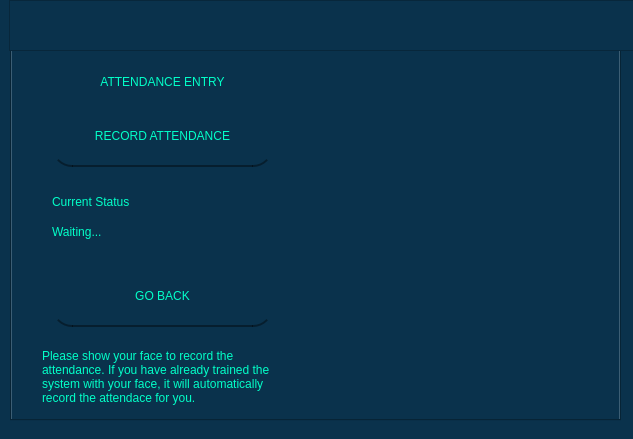
<?xml version="1.0" encoding="UTF-8"?>
<ui version="4.0">
 <class>MainWindow</class>
 <widget class="QMainWindow" name="MainWindow">
  <property name="geometry">
   <rect>
    <x>0</x>
    <y>0</y>
    <width>633</width>
    <height>439</height>
   </rect>
  </property>
  <property name="windowTitle">
   <string>MainWindow</string>
  </property>
  <property name="styleSheet">
   <string notr="true">background-color: rgb(10, 50, 76);</string>
  </property>
  <widget class="QWidget" name="centralwidget">
   <widget class="QTabWidget" name="tabWidget">
    <property name="geometry">
     <rect>
      <x>10</x>
      <y>20</y>
      <width>611</width>
      <height>401</height>
     </rect>
    </property>
    <property name="currentIndex">
     <number>3</number>
    </property>
    <widget class="QWidget" name="tab">
     <attribute name="title">
      <string>Login</string>
     </attribute>
     <widget class="QLabel" name="label">
      <property name="geometry">
       <rect>
        <x>0</x>
        <y>0</y>
        <width>611</width>
        <height>381</height>
       </rect>
      </property>
      <property name="text">
       <string/>
      </property>
      <property name="pixmap">
       <pixmap>login.png</pixmap>
      </property>
      <property name="scaledContents">
       <bool>true</bool>
      </property>
     </widget>
     <widget class="QLabel" name="label_2">
      <property name="geometry">
       <rect>
        <x>20</x>
        <y>10</y>
        <width>281</width>
        <height>71</height>
       </rect>
      </property>
      <property name="styleSheet">
       <string notr="true">color: rgb(2, 255, 200);
background-color: rgba(255, 255, 255, 0);
font: 14pt &quot;Terminal&quot;;</string>
      </property>
      <property name="text">
       <string>Face Recognition Attendance Login System</string>
      </property>
      <property name="alignment">
       <set>Qt::AlignCenter</set>
      </property>
      <property name="wordWrap">
       <bool>true</bool>
      </property>
     </widget>
     <widget class="QPushButton" name="LOGINBUTTON">
      <property name="geometry">
       <rect>
        <x>30</x>
        <y>260</y>
        <width>111</width>
        <height>61</height>
       </rect>
      </property>
      <property name="styleSheet">
       <string notr="true">QPushButton#LOGINBUTTON{
border-bottom:2px solid rgba(0,0,0,100);
padding:10px;
font: 11pt &quot;MS Shell Dlg 2&quot;;
border-radius:20px;
font: 14pt &quot;Terminal&quot;;
color: rgb(2, 255, 200);
}

QPushButton#LOGINBUTTON:hover{
background-color: rgb(10,80,76);
color: rgb(2, 255, 200);
}</string>
      </property>
      <property name="text">
       <string>Login</string>
      </property>
     </widget>
     <widget class="QLabel" name="label_12">
      <property name="geometry">
       <rect>
        <x>40</x>
        <y>130</y>
        <width>241</width>
        <height>41</height>
       </rect>
      </property>
      <property name="styleSheet">
       <string notr="true">font: 14pt &quot;Terminal&quot;;
color: rgb(2, 255, 200);
background-color: rgba(255, 255, 255, 0);</string>
      </property>
      <property name="text">
       <string>Enter the password</string>
      </property>
     </widget>
     <widget class="QPushButton" name="CLOSE">
      <property name="geometry">
       <rect>
        <x>150</x>
        <y>260</y>
        <width>121</width>
        <height>61</height>
       </rect>
      </property>
      <property name="styleSheet">
       <string notr="true">QPushButton#CLOSE{
border-bottom:2px solid rgba(0,0,0,100);
padding:10px;
font: 11pt &quot;MS Shell Dlg 2&quot;;
border-radius:20px;
font: 14pt &quot;Terminal&quot;;
color: rgb(2, 255, 200);
}

QPushButton#CLOSE:hover{
background-color: rgb(10,80,76);
color: rgb(2, 255, 200);
}</string>
      </property>
      <property name="text">
       <string>Close</string>
      </property>
     </widget>
     <widget class="QLabel" name="LOGININFO">
      <property name="geometry">
       <rect>
        <x>40</x>
        <y>80</y>
        <width>241</width>
        <height>41</height>
       </rect>
      </property>
      <property name="styleSheet">
       <string notr="true">font: 14pt &quot;Terminal&quot;;
background-color: rgba(255, 255, 255, 0);
color: rgb(2, 255, 200);
</string>
      </property>
      <property name="text">
       <string/>
      </property>
     </widget>
     <widget class="QLineEdit" name="PASSWORD">
      <property name="geometry">
       <rect>
        <x>30</x>
        <y>180</y>
        <width>241</width>
        <height>61</height>
       </rect>
      </property>
      <property name="styleSheet">
       <string notr="true">QLineEdit#PASSWORD{
background-color: rgb(10, 50, 76);
border-bottom:2px solid rgba(0,0,0,100);
color:rgba(255,255,255,255);
padding:10px;
font: 11pt &quot;MS Shell Dlg 2&quot;;
border-radius:20px;

font: 14pt &quot;Terminal&quot;;
color: rgb(2, 255, 200);
}

QLineEdit#PASSWORD:hover{
color:rgb(20,255,200);
background-color: rgb(10, 60, 76);
}</string>
      </property>
      <property name="text">
       <string/>
      </property>
      <property name="echoMode">
       <enum>QLineEdit::Password</enum>
      </property>
     </widget>
    </widget>
    <widget class="QWidget" name="tab_2">
     <attribute name="title">
      <string>Mainform</string>
     </attribute>
     <widget class="QLabel" name="QLABEL2">
      <property name="geometry">
       <rect>
        <x>0</x>
        <y>0</y>
        <width>611</width>
        <height>381</height>
       </rect>
      </property>
      <property name="text">
       <string/>
      </property>
      <property name="pixmap">
       <pixmap>training.png</pixmap>
      </property>
      <property name="scaledContents">
       <bool>true</bool>
      </property>
     </widget>
     <widget class="QPushButton" name="TRAINLINK1">
      <property name="geometry">
       <rect>
        <x>50</x>
        <y>50</y>
        <width>191</width>
        <height>51</height>
       </rect>
      </property>
      <property name="styleSheet">
       <string notr="true">QPushButton#TRAINLINK1{
border-bottom:2px solid rgba(0,0,0,100);
padding:10px;
font: 11pt &quot;MS Shell Dlg 2&quot;;
border-radius:20px;
font: 14pt &quot;Terminal&quot;;
color: rgb(2, 255, 200);
}

QPushButton#TRAINLINK1:hover{
background-color: rgb(10,80,76);
color: rgb(2, 255, 200);
}</string>
      </property>
      <property name="text">
       <string>TRAIN USER</string>
      </property>
     </widget>
     <widget class="QPushButton" name="REPORTSLINK1">
      <property name="geometry">
       <rect>
        <x>50</x>
        <y>200</y>
        <width>191</width>
        <height>51</height>
       </rect>
      </property>
      <property name="styleSheet">
       <string notr="true">QPushButton#REPORTSLINK1{
border-bottom:2px solid rgba(0,0,0,100);
padding:10px;
font: 11pt &quot;MS Shell Dlg 2&quot;;
border-radius:20px;
font: 14pt &quot;Terminal&quot;;
color: rgb(2, 255, 200);
}

QPushButton#REPORTSLINK1:hover{
background-color: rgb(10,80,76);
color: rgb(2, 255, 200);
}</string>
      </property>
      <property name="text">
       <string>REPORTS</string>
      </property>
     </widget>
     <widget class="QPushButton" name="ATTLINK1">
      <property name="geometry">
       <rect>
        <x>50</x>
        <y>120</y>
        <width>191</width>
        <height>51</height>
       </rect>
      </property>
      <property name="styleSheet">
       <string notr="true">QPushButton#ATTLINK1{
border-bottom:2px solid rgba(0,0,0,100);
padding:10px;
font: 11pt &quot;MS Shell Dlg 2&quot;;
border-radius:20px;
font: 14pt &quot;Terminal&quot;;
color: rgb(2, 255, 200);
}

QPushButton#ATTLINK1:hover{
background-color: rgb(10,80,76);
color: rgb(2, 255, 200);
}</string>
      </property>
      <property name="text">
       <string>ATTENDANCE ENTRY</string>
      </property>
     </widget>
     <widget class="QPushButton" name="LOGOUTBUTTON">
      <property name="geometry">
       <rect>
        <x>50</x>
        <y>270</y>
        <width>191</width>
        <height>51</height>
       </rect>
      </property>
      <property name="styleSheet">
       <string notr="true">QPushButton#LOGOUTBUTTON{
border-bottom:2px solid rgba(0,0,0,100);
padding:10px;
font: 11pt &quot;MS Shell Dlg 2&quot;;
border-radius:20px;
font: 14pt &quot;Terminal&quot;;
color: rgb(2, 255, 200);
}

QPushButton#LOGOUTBUTTON:hover{
background-color: rgb(10,80,76);
color: rgb(2, 255, 200);
}</string>
      </property>
      <property name="text">
       <string>LOGOUT</string>
      </property>
     </widget>
    </widget>
    <widget class="QWidget" name="tab_3">
     <attribute name="title">
      <string>Training</string>
     </attribute>
     <widget class="QLabel" name="QLABEL2_2">
      <property name="geometry">
       <rect>
        <x>0</x>
        <y>0</y>
        <width>611</width>
        <height>381</height>
       </rect>
      </property>
      <property name="text">
       <string/>
      </property>
      <property name="pixmap">
       <pixmap>mainform.png</pixmap>
      </property>
      <property name="scaledContents">
       <bool>true</bool>
      </property>
     </widget>
     <widget class="QLabel" name="label_3">
      <property name="geometry">
       <rect>
        <x>60</x>
        <y>20</y>
        <width>181</width>
        <height>31</height>
       </rect>
      </property>
      <property name="styleSheet">
       <string notr="true">color: rgb(2, 255, 200);
background-color: rgba(255, 255, 255, 0);
font: 14pt &quot;Terminal&quot;;</string>
      </property>
      <property name="text">
       <string>TRAINING PROCESS</string>
      </property>
      <property name="alignment">
       <set>Qt::AlignCenter</set>
      </property>
      <property name="wordWrap">
       <bool>true</bool>
      </property>
     </widget>
     <widget class="QLineEdit" name="traineeName">
      <property name="geometry">
       <rect>
        <x>30</x>
        <y>110</y>
        <width>241</width>
        <height>61</height>
       </rect>
      </property>
      <property name="styleSheet">
       <string notr="true">QLineEdit#traineeName{
background-color: rgb(10, 50, 76);
border-bottom:2px solid rgba(0,0,0,100);
color:rgba(255,255,255,255);
padding:10px;
font: 11pt &quot;MS Shell Dlg 2&quot;;
border-radius:20px;

font: 14pt &quot;Terminal&quot;;
color: rgb(2, 255, 200);
}

QLineEdit#traineeName:hover{
color:rgb(20,255,200);
background-color: rgb(10, 60, 76);
}</string>
      </property>
      <property name="text">
       <string/>
      </property>
      <property name="echoMode">
       <enum>QLineEdit::Normal</enum>
      </property>
     </widget>
     <widget class="QLabel" name="label_4">
      <property name="geometry">
       <rect>
        <x>30</x>
        <y>70</y>
        <width>211</width>
        <height>31</height>
       </rect>
      </property>
      <property name="styleSheet">
       <string notr="true">color: rgb(2, 255, 200);
background-color: rgba(255, 255, 255, 0);
font: 14pt &quot;Terminal&quot;;</string>
      </property>
      <property name="text">
       <string>Enter the person name</string>
      </property>
      <property name="alignment">
       <set>Qt::AlignCenter</set>
      </property>
      <property name="wordWrap">
       <bool>true</bool>
      </property>
     </widget>
     <widget class="QLabel" name="label_5">
      <property name="geometry">
       <rect>
        <x>30</x>
        <y>180</y>
        <width>241</width>
        <height>41</height>
       </rect>
      </property>
      <property name="styleSheet">
       <string notr="true">color: rgb(2, 255, 200);
background-color: rgba(255, 255, 255, 0);
font: 14pt &quot;Terminal&quot;;</string>
      </property>
      <property name="text">
       <string>Training capture counts</string>
      </property>
      <property name="alignment">
       <set>Qt::AlignLeading|Qt::AlignLeft|Qt::AlignVCenter</set>
      </property>
      <property name="wordWrap">
       <bool>true</bool>
      </property>
     </widget>
     <widget class="QLineEdit" name="trainingCount">
      <property name="geometry">
       <rect>
        <x>30</x>
        <y>220</y>
        <width>241</width>
        <height>61</height>
       </rect>
      </property>
      <property name="styleSheet">
       <string notr="true">QLineEdit#trainingCount{
background-color: rgb(10, 50, 76);
border-bottom:2px solid rgba(0,0,0,100);
color:rgba(255,255,255,255);
padding:10px;
font: 11pt &quot;MS Shell Dlg 2&quot;;
border-radius:20px;

font: 14pt &quot;Terminal&quot;;
color: rgb(2, 255, 200);
}

QLineEdit#trainingCount:hover{
color:rgb(20,255,200);
background-color: rgb(10, 60, 76);
}</string>
      </property>
      <property name="text">
       <string>100</string>
      </property>
      <property name="echoMode">
       <enum>QLineEdit::Normal</enum>
      </property>
     </widget>
     <widget class="QPushButton" name="TRAININGBUTTON">
      <property name="geometry">
       <rect>
        <x>30</x>
        <y>300</y>
        <width>111</width>
        <height>61</height>
       </rect>
      </property>
      <property name="styleSheet">
       <string notr="true">QPushButton#TRAININGBUTTON{
border-bottom:2px solid rgba(0,0,0,100);
padding:10px;
font: 11pt &quot;MS Shell Dlg 2&quot;;
border-radius:20px;
font: 14pt &quot;Terminal&quot;;
color: rgb(2, 255, 200);
}

QPushButton#TRAININGBUTTON:hover{
background-color: rgb(10,80,76);
color: rgb(2, 255, 200);
}</string>
      </property>
      <property name="text">
       <string>TRAIN</string>
      </property>
     </widget>
     <widget class="QPushButton" name="TRAININGBACK">
      <property name="geometry">
       <rect>
        <x>160</x>
        <y>300</y>
        <width>111</width>
        <height>61</height>
       </rect>
      </property>
      <property name="styleSheet">
       <string notr="true">QPushButton#TRAININGBACK{
border-bottom:2px solid rgba(0,0,0,100);
padding:10px;
font: 11pt &quot;MS Shell Dlg 2&quot;;
border-radius:20px;
font: 14pt &quot;Terminal&quot;;
color: rgb(2, 255, 200);
}

QPushButton#TRAININGBACK:hover{
background-color: rgb(10,80,76);
color: rgb(2, 255, 200);
}</string>
      </property>
      <property name="text">
       <string>GO BACK</string>
      </property>
     </widget>
    </widget>
    <widget class="QWidget" name="tab_4">
     <attribute name="title">
      <string>Face Recognition</string>
     </attribute>
     <widget class="QLabel" name="QLABEL2_3">
      <property name="geometry">
       <rect>
        <x>0</x>
        <y>10</y>
        <width>601</width>
        <height>371</height>
       </rect>
      </property>
      <property name="text">
       <string/>
      </property>
      <property name="pixmap">
       <pixmap>facereco.png</pixmap>
      </property>
      <property name="scaledContents">
       <bool>true</bool>
      </property>
     </widget>
     <widget class="QLabel" name="label_6">
      <property name="geometry">
       <rect>
        <x>60</x>
        <y>20</y>
        <width>181</width>
        <height>31</height>
       </rect>
      </property>
      <property name="styleSheet">
       <string notr="true">color: rgb(2, 255, 200);
background-color: rgba(255, 255, 255, 0);
font: 14pt &quot;Terminal&quot;;</string>
      </property>
      <property name="text">
       <string>ATTENDANCE ENTRY</string>
      </property>
      <property name="alignment">
       <set>Qt::AlignCenter</set>
      </property>
      <property name="wordWrap">
       <bool>true</bool>
      </property>
     </widget>
     <widget class="QPushButton" name="RECORD">
      <property name="geometry">
       <rect>
        <x>40</x>
        <y>60</y>
        <width>221</width>
        <height>61</height>
       </rect>
      </property>
      <property name="styleSheet">
       <string notr="true">QPushButton#RECORD{
border-bottom:2px solid rgba(0,0,0,100);
padding:10px;
font: 11pt &quot;MS Shell Dlg 2&quot;;
border-radius:20px;
font: 14pt &quot;Terminal&quot;;
color: rgb(2, 255, 200);
}

QPushButton#RECORD:hover{
background-color: rgb(10,80,76);
color: rgb(2, 255, 200);
}</string>
      </property>
      <property name="text">
       <string>RECORD ATTENDANCE</string>
      </property>
     </widget>
     <widget class="QLabel" name="label_7">
      <property name="geometry">
       <rect>
        <x>40</x>
        <y>140</y>
        <width>181</width>
        <height>31</height>
       </rect>
      </property>
      <property name="styleSheet">
       <string notr="true">color: rgb(2, 255, 200);
background-color: rgba(255, 255, 255, 0);
font: 14pt &quot;Terminal&quot;;</string>
      </property>
      <property name="text">
       <string>Current Status</string>
      </property>
      <property name="alignment">
       <set>Qt::AlignLeading|Qt::AlignLeft|Qt::AlignVCenter</set>
      </property>
      <property name="wordWrap">
       <bool>true</bool>
      </property>
     </widget>
     <widget class="QLabel" name="currentprocess">
      <property name="geometry">
       <rect>
        <x>40</x>
        <y>170</y>
        <width>181</width>
        <height>31</height>
       </rect>
      </property>
      <property name="styleSheet">
       <string notr="true">color: rgb(2, 255, 200);
background-color: rgba(255, 255, 255, 0);
font: 14pt &quot;Terminal&quot;;</string>
      </property>
      <property name="text">
       <string>Waiting...</string>
      </property>
      <property name="alignment">
       <set>Qt::AlignLeading|Qt::AlignLeft|Qt::AlignVCenter</set>
      </property>
      <property name="wordWrap">
       <bool>true</bool>
      </property>
     </widget>
     <widget class="QPushButton" name="ATTENDANCEBACK">
      <property name="geometry">
       <rect>
        <x>40</x>
        <y>220</y>
        <width>221</width>
        <height>61</height>
       </rect>
      </property>
      <property name="styleSheet">
       <string notr="true">QPushButton#ATTENDANCEBACK{
border-bottom:2px solid rgba(0,0,0,100);
padding:10px;
font: 11pt &quot;MS Shell Dlg 2&quot;;
border-radius:20px;
font: 14pt &quot;Terminal&quot;;
color: rgb(2, 255, 200);
}

QPushButton#ATTENDANCEBACK:hover{
background-color: rgb(10,80,76);
color: rgb(2, 255, 200);
}</string>
      </property>
      <property name="text">
       <string>GO BACK</string>
      </property>
     </widget>
     <widget class="QLabel" name="currentprocess_2">
      <property name="geometry">
       <rect>
        <x>30</x>
        <y>300</y>
        <width>241</width>
        <height>61</height>
       </rect>
      </property>
      <property name="styleSheet">
       <string notr="true">color: rgb(2, 255, 200);
background-color: rgba(255, 255, 255, 0);
font: 7pt &quot;Terminal&quot;;</string>
      </property>
      <property name="text">
       <string>Please show your face to record the attendance. If you have already trained the system with your face, it will automatically record the attendace for you.</string>
      </property>
      <property name="alignment">
       <set>Qt::AlignLeading|Qt::AlignLeft|Qt::AlignVCenter</set>
      </property>
      <property name="wordWrap">
       <bool>true</bool>
      </property>
     </widget>
    </widget>
    <widget class="QWidget" name="tab_5">
     <attribute name="title">
      <string>Reports</string>
     </attribute>
     <widget class="QLabel" name="label_14">
      <property name="geometry">
       <rect>
        <x>0</x>
        <y>0</y>
        <width>601</width>
        <height>371</height>
       </rect>
      </property>
      <property name="text">
       <string/>
      </property>
      <property name="pixmap">
       <pixmap>reports.png</pixmap>
      </property>
      <property name="scaledContents">
       <bool>true</bool>
      </property>
     </widget>
     <widget class="QLabel" name="label_8">
      <property name="geometry">
       <rect>
        <x>390</x>
        <y>30</y>
        <width>171</width>
        <height>41</height>
       </rect>
      </property>
      <property name="styleSheet">
       <string notr="true">font: 14pt &quot;Terminal&quot;;
background-color: rgba(255, 255, 255, 0);
color: rgb(2, 255, 200);
</string>
      </property>
      <property name="text">
       <string>ATTENDANCE REPORT</string>
      </property>
     </widget>
     <widget class="QLabel" name="label_9">
      <property name="geometry">
       <rect>
        <x>380</x>
        <y>80</y>
        <width>91</width>
        <height>21</height>
       </rect>
      </property>
      <property name="styleSheet">
       <string notr="true">font: 10pt &quot;Terminal&quot;;
background-color: rgba(255, 255, 255, 0);
color: rgb(2, 255, 200);
</string>
      </property>
      <property name="text">
       <string>Select Date</string>
      </property>
     </widget>
     <widget class="QDateEdit" name="dateEdit">
      <property name="geometry">
       <rect>
        <x>490</x>
        <y>80</y>
        <width>81</width>
        <height>22</height>
       </rect>
      </property>
      <property name="styleSheet">
       <string notr="true">background-color: rgb(0, 0, 0);
color: rgb(255, 255, 255);</string>
      </property>
      <property name="calendarPopup">
       <bool>true</bool>
      </property>
     </widget>
     <widget class="QPushButton" name="REPORTSBACK">
      <property name="geometry">
       <rect>
        <x>390</x>
        <y>300</y>
        <width>181</width>
        <height>51</height>
       </rect>
      </property>
      <property name="styleSheet">
       <string notr="true">QPushButton#REPORTSBACK{
border-bottom:2px solid rgba(0,0,0,100);
padding:10px;
font: 11pt &quot;MS Shell Dlg 2&quot;;
border-radius:20px;
font: 14pt &quot;Terminal&quot;;
color: rgb(2, 255, 200);
}

QPushButton#REPORTSBACK:hover{
background-color: rgb(10,80,76);
color: rgb(2, 255, 200);
}</string>
      </property>
      <property name="text">
       <string>GO BACK</string>
      </property>
     </widget>
     <widget class="QTableWidget" name="REPORTS">
      <property name="geometry">
       <rect>
        <x>390</x>
        <y>110</y>
        <width>181</width>
        <height>171</height>
       </rect>
      </property>
      <property name="styleSheet">
       <string notr="true">background-color: rgb(2, 255, 200);</string>
      </property>
     </widget>
    </widget>
   </widget>
   <widget class="QFrame" name="frame">
    <property name="geometry">
     <rect>
      <x>9</x>
      <y>0</y>
      <width>631</width>
      <height>51</height>
     </rect>
    </property>
    <property name="frameShape">
     <enum>QFrame::StyledPanel</enum>
    </property>
    <property name="frameShadow">
     <enum>QFrame::Raised</enum>
    </property>
   </widget>
  </widget>
 </widget>
 <resources/>
 <connections/>
</ui>
